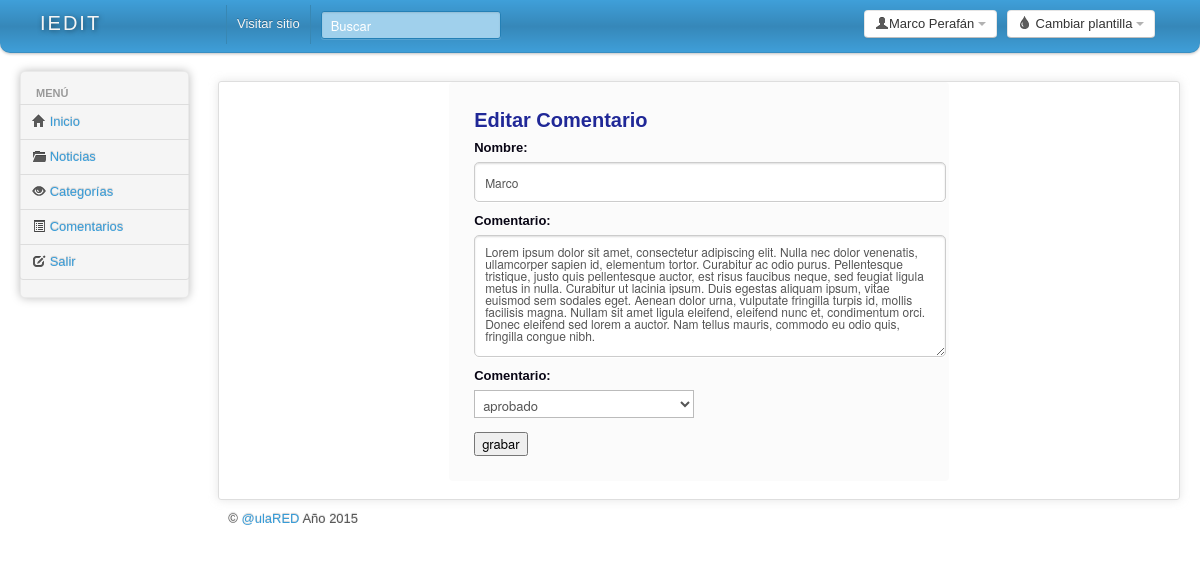
Screenshot of /administrador/modificarComentario.php?id=1 (signed in) with the database file from the repository.
### tables this page shows
CREATE TABLE IF NOT EXISTS `comentario` (
  `idcomentario` int(11) NOT NULL AUTO_INCREMENT,
  `nombre` varchar(45) DEFAULT NULL,
  `email` varchar(100) DEFAULT NULL,
  `comentario` text,
  `fecha` date DEFAULT NULL,
  `hora` time DEFAULT NULL,
  `idnoticia` int(11) DEFAULT NULL,
  `estado` varchar(15) NOT NULL,
  PRIMARY KEY (`idcomentario`),
  KEY `idnoticia_idx` (`idnoticia`)
);

### administrador/class/principal.php (called while the page is built, shortened)
<?php
	class Principal{
		public function Conectar(){
			$servidor="localhost";
			$user = "root";
			$password = "00032064";
			$link = mysql_connect($servidor,$user,$password);
			$bd = "cblog";
			return $link;
		}
		public function comillas_inteligentes($valor)
		{
			return $valor;
		}
	}
?>

### administrador/class/comentarios.php (called while the page is built, shortened)
<?php
	require_once 'principal.php';
	class Comentarios extends Principal {
		private $comentarios;
		function __construct() {
			$this->comentarios = array();
		}
		public function getPorId($id){
			if (!empty($id) and is_numeric($id)) {
				$consulta = sprintf("select
									idcomentario, nombre,  comentario
									from
									comentario
									where
									idcomentario = %s",
									parent::comillas_inteligentes($id)
									);
				$result = mysql_query($consulta);
				while ($reg = mysql_fetch_assoc($result)) {
					$this -> comentarios[] = $reg;
				}
				return $this -> comentarios;
			} else {
				header("Location: " . Principal::ruta() . "comentarios.php?m=3");
			}
		}
	}
?>

### administrador/modificarComentario.php (the view, shortened to what this page needs)
<?php
	require_once 'class/comentarios.php';
	if (isset($_SESSION["id"]) and isset($_SESSION["nombre"])) {
		$comentarios = new Comentarios();
		$datos = $comentarios->getPorId($_GET["id"]);
?>
<!DOCTYPE html>
<html lang="es">
<head>
	<?php include 'includes/head.php' ?>
<body>
		 <?php include 'includes/topbar.php' ?>
		<div class="container-fluid">
		<div class="row-fluid">
			<div class="span2 main-menu-span">
			<?php include 'includes/sidebar.php' ?>
			</div>
			<div id="content" class="span10">
			<div class="row-fluid">
				<div class="box span12">
					<div class="insertarform">
								<form name="form" method="post" action="" id="contact-form">
									<h3>Editar Comentario</h3>
								<div>
									<label>
									<span>Nombre: </span>
									<input type="text" name="nombre" value="<?php echo $datos[0]['nombre']; ?>">
									</label>
								</div>
								<div>
									<label>
									<span>Comentario: </span>
									<textarea name="comentario" cols="40" rows="10"><?php echo $datos[0]['comentario']; ?></textarea>
									</label>
								</div>
								<div>
									<label>
									<span>Comentario: </span>
									<select name="estado">
										<option value="aprobado">aprobado</option>
									</select>
									</label>
								</div>
								<div>
									<input type="submit" name="grabar" value="grabar" title="grabar" />
								</div>
								</form>
					</div>
				</div>
			</div>
		<?php include 'includes/footer.php' ?>
</body>
</html>
<?php
	} else {
		header("Location: index.php");
	}
?>

### administrador/css/charisma-app.css (style rules this page uses)
select { background-color:#fff; }
.box { border: 1px solid #DEDEDE; border-radius:3px; -webkit-border-radius:3px; -moz-border-radius:3px; margin-top: 10px; margin-bottom: 10px ; box-shadow: 0 0 10px rgba(189, 189, 189, 0.4); -webkit-box-shadow: 0 0 10px rgba(189, 189, 189, 0.4); -moz-box-shadow: 0 0 10px rgba(189, 189, 189, 0.4); }

### administrador/css/form.css (style rules this page uses)
.insertarform { max-width:500px; width:95%; margin:0 auto; position:relative; }
#contact-form input[type="text"], #contact-form input[type="email"], #contact-form input[type="tel"], #contact-form input[type="url"], #contact-form textarea, #contact-form button[type="submit"] { font:400 12px/12px "Helvetica Neue", Helvetica, Arial, sans-serif; }
#contact-form { text-shadow:0 1px 0 #FFF; border-radius:4px; -webkit-border-radius:4px; -moz-border-radius:4px; background-color: #fbfbfb; padding:25px; }
#contact-form h3 { color:#202897; display:block; font-size:20px; }
#contact-form label span { cursor:pointer; color:#090615; display:block; margin:5px 0; font-weight:900; }
#contact-form input[type="text"], #contact-form input[type="email"], #contact-form input[type="tel"], #contact-form input[type="url"], #contact-form textarea { width:100%; box-shadow:inset 0 1px 2px #DDD, 0 1px 0 #FFF; -webkit-box-shadow:inset 0 1px 2px #DDD, 0 1px 0 #FFF; -moz-box-shadow:inset 0 1px 2px #DDD, 0 1px 0 #FFF; border:1px solid #CCC; background:#FFF; margin:0 0 5px; padding:10px; border-radius:5px; }
#contact-form textarea { height:100px; max-width:100%; }

### administrador/includes/head.php (style rules this page uses)
body { padding-bottom: 40px; }

### rows the page displays
comentario: nombre "Marco", comentario "Lorem ipsum dolor sit amet, consectetur adipiscing elit. Nulla nec dolor venenatis, ullamcorper sapien id, elementum tortor. Curabitur ac odio purus. Pellentesque tristique, justo quis pellentesque auctor, est risus faucibus neque, sed feugiat ligula metus in nulla. Curabitur ut lacinia ipsum. Duis egestas aliquam ipsum, vitae euismod sem sodales eget. Aenean dolor urna, vulputate fringilla turpis id, mollis facilisis magna. Nullam sit amet ligula eleifend, eleifend nunc et, condimentum orci. Donec eleifend sed lorem a auctor. Nam tellus mauris, commodo eu odio quis, fringilla congue nibh."

### other values shown
$_SESSION["nombre"] "Marco Perafán"
